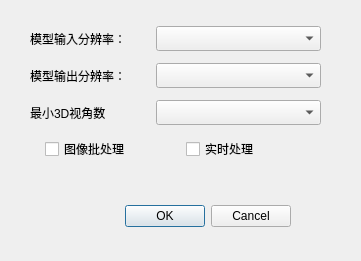
<?xml version="1.0" encoding="UTF-8"?>
<ui version="4.0">
 <class>DialogAlgoConfig</class>
 <widget class="QDialog" name="DialogAlgoConfig">
  <property name="geometry">
   <rect>
    <x>0</x>
    <y>0</y>
    <width>361</width>
    <height>261</height>
   </rect>
  </property>
  <property name="windowTitle">
   <string>Dialog</string>
  </property>
  <widget class="QDialogButtonBox" name="buttonBox">
   <property name="geometry">
    <rect>
     <x>-50</x>
     <y>200</y>
     <width>341</width>
     <height>32</height>
    </rect>
   </property>
   <property name="orientation">
    <enum>Qt::Horizontal</enum>
   </property>
   <property name="standardButtons">
    <set>QDialogButtonBox::Cancel|QDialogButtonBox::Ok</set>
   </property>
  </widget>
  <widget class="QWidget" name="">
   <property name="geometry">
    <rect>
     <x>30</x>
     <y>20</y>
     <width>291</width>
     <height>151</height>
    </rect>
   </property>
   <layout class="QVBoxLayout" name="verticalLayout">
    <item>
     <layout class="QHBoxLayout" name="horizontalLayout">
      <item>
       <widget class="QLabel" name="label">
        <property name="minimumSize">
         <size>
          <width>120</width>
          <height>17</height>
         </size>
        </property>
        <property name="maximumSize">
         <size>
          <width>120</width>
          <height>16777215</height>
         </size>
        </property>
        <property name="text">
         <string>模型输入分辨率：</string>
        </property>
       </widget>
      </item>
      <item>
       <widget class="QComboBox" name="combModelInputResolution">
        <property name="minimumSize">
         <size>
          <width>150</width>
          <height>25</height>
         </size>
        </property>
       </widget>
      </item>
     </layout>
    </item>
    <item>
     <layout class="QHBoxLayout" name="horizontalLayout_2">
      <item>
       <widget class="QLabel" name="label_2">
        <property name="minimumSize">
         <size>
          <width>120</width>
          <height>17</height>
         </size>
        </property>
        <property name="maximumSize">
         <size>
          <width>120</width>
          <height>16777215</height>
         </size>
        </property>
        <property name="text">
         <string>模型输出分辨率：</string>
        </property>
       </widget>
      </item>
      <item>
       <widget class="QComboBox" name="combModelOutputResolution">
        <property name="minimumSize">
         <size>
          <width>150</width>
          <height>25</height>
         </size>
        </property>
       </widget>
      </item>
     </layout>
    </item>
    <item>
     <layout class="QHBoxLayout" name="horizontalLayout_3">
      <item>
       <widget class="QLabel" name="label_3">
        <property name="minimumSize">
         <size>
          <width>120</width>
          <height>17</height>
         </size>
        </property>
        <property name="maximumSize">
         <size>
          <width>120</width>
          <height>16777215</height>
         </size>
        </property>
        <property name="text">
         <string>最小3D视角数</string>
        </property>
       </widget>
      </item>
      <item>
       <widget class="QComboBox" name="combMin3dViews">
        <property name="minimumSize">
         <size>
          <width>150</width>
          <height>25</height>
         </size>
        </property>
       </widget>
      </item>
     </layout>
    </item>
    <item>
     <layout class="QHBoxLayout" name="horizontalLayout_4">
      <item>
       <widget class="QCheckBox" name="checkImageBatchProcess">
        <property name="minimumSize">
         <size>
          <width>120</width>
          <height>23</height>
         </size>
        </property>
        <property name="maximumSize">
         <size>
          <width>120</width>
          <height>16777215</height>
         </size>
        </property>
        <property name="text">
         <string>图像批处理</string>
        </property>
       </widget>
      </item>
      <item>
       <widget class="QCheckBox" name="checkRealTimeProcess">
        <property name="minimumSize">
         <size>
          <width>120</width>
          <height>23</height>
         </size>
        </property>
        <property name="maximumSize">
         <size>
          <width>120</width>
          <height>16777215</height>
         </size>
        </property>
        <property name="text">
         <string>实时处理</string>
        </property>
       </widget>
      </item>
     </layout>
    </item>
   </layout>
  </widget>
 </widget>
 <resources/>
 <connections>
  <connection>
   <sender>buttonBox</sender>
   <signal>accepted()</signal>
   <receiver>DialogAlgoConfig</receiver>
   <slot>accept()</slot>
   <hints>
    <hint type="sourcelabel">
     <x>248</x>
     <y>254</y>
    </hint>
    <hint type="destinationlabel">
     <x>157</x>
     <y>274</y>
    </hint>
   </hints>
  </connection>
  <connection>
   <sender>buttonBox</sender>
   <signal>rejected()</signal>
   <receiver>DialogAlgoConfig</receiver>
   <slot>reject()</slot>
   <hints>
    <hint type="sourcelabel">
     <x>316</x>
     <y>260</y>
    </hint>
    <hint type="destinationlabel">
     <x>286</x>
     <y>274</y>
    </hint>
   </hints>
  </connection>
 </connections>
</ui>
